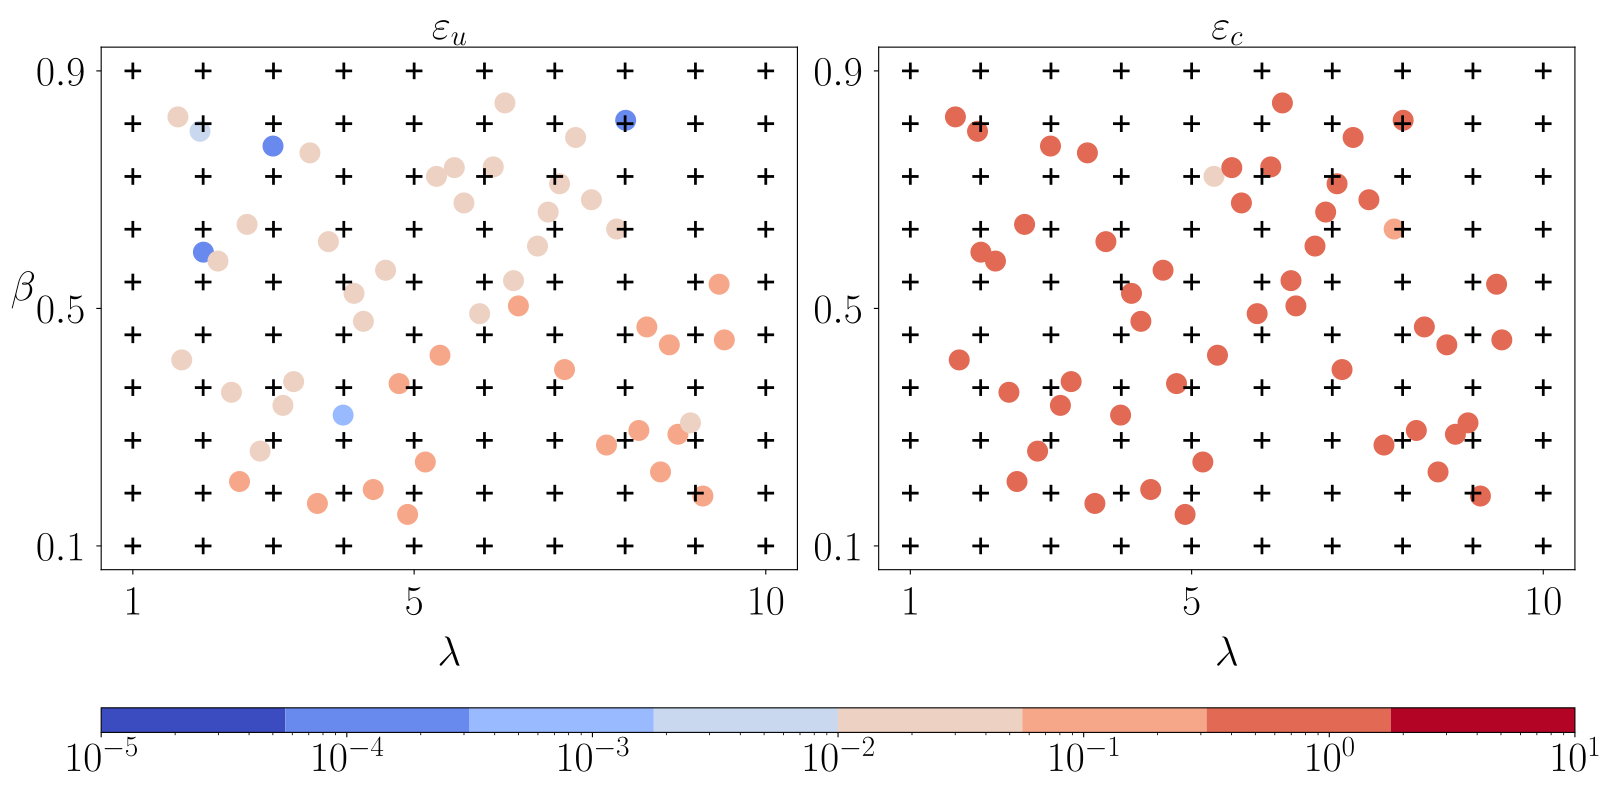

The script that saved this image:
"""Figure 11: time-averaged point-wise relative errors over (lambda, beta).

Reproduces Figure 11 of the extrudate-swell ROM paper (time-dependent case). The
ROM is trained on mu = (lambda, beta, t) using the lambda-beta-time snapshots
(10x10 grid in (lambda, beta) x 5 logarithmically spaced time instances). For
each test parameter the relative l2 error is averaged over the sampled time
instances and scattered over the (lambda, beta) plane, for the velocity field
(eps_u) and the trace of the conformation tensor (eps_c). Plus markers (+) are
the training samples.

The time-averaged errors are cached in pointwise_error_time_2p.txt: if it exists
the whole ROM computation is skipped and the figure is redrawn from it;
otherwise it is computed from scratch and written.

Run: python figures/figure11.py
"""

import sys
from pathlib import Path

import numpy as np
import matplotlib
import matplotlib.pyplot as plt
import matplotlib.colors as mcolors

ROOT = Path(__file__).resolve().parents[1]
sys.path.insert(0, str(ROOT))
from romlab import FOM, POD, OfflinePhase, OnlinePhase  # noqa: E402  (also sets rcParams)

DATA_DIR = ROOT / "data" / "2d" / "lambda-beta-time"
TRAIN_FILES = ["snapshots.txt", "c-trace.txt", "parameters.txt"]  # no mesh_coor2 for this case
TEST_FILES = ["snapshots_test.txt", "c-trace_test.txt", "parameters_test.txt"]
FIELDS = ("velocity", "c-trace")  # no mesh_coor2 for this case
TITLES = {"velocity": r"$\varepsilon_u$", "c-trace": r"$\varepsilon_c$"}
PARAM_COLS = [0, 1, 3]  # (lambda, beta, t); col 2 is the fixed alpha
NLEVELS = 8
PANEL = (8, 6)
CACHE = Path(__file__).resolve().parent / "pointwise_error_time_2p.txt"


def style():
    plt.rcParams.update({
        "font.size": 30, "text.usetex": True, "font.family": "serif",
        "legend.fontsize": 30, "axes.labelsize": 30, "axes.titlesize": 30,
        "xtick.labelsize": 30, "ytick.labelsize": 30, "legend.loc": "best",
        "lines.markersize": 12, "legend.frameon": True, "grid.alpha": 0.3,
    })


def compute_errors():
    """Train the (lambda, beta, t) ROM; return per-(lambda,beta) time-averaged errors."""
    fom = FOM(DATA_DIR, TRAIN_FILES, TEST_FILES, param_cols=PARAM_COLS, fields=FIELDS, seed=42)
    fom.info()
    pod = POD(fom, centering=True, eps=1e-5)
    pod.compute_basis()
    pod.info()
    offline = OfflinePhase(fom, pod, x_scaler="minmax")
    offline.train_rom()
    online = OnlinePhase(fom, pod, offline)
    online.reconstruct_sol()
    online.info()

    # Average each test point's error over its 5 time instances -> one value per (lambda, beta).
    lam_beta = np.round(fom.parameters_test[:, :2], 6)
    uniq, inv = np.unique(lam_beta, axis=0, return_inverse=True)
    avg = {f: np.array([online.errors[f][inv == k].mean() for k in range(len(uniq))])
           for f in FIELDS}
    return uniq[:, 0], uniq[:, 1], avg


def save_cache(lam, bet, avg):
    data = np.column_stack([lam, bet, *(avg[f] for f in FIELDS)])
    np.savetxt(CACHE, data, fmt="%.8e", header="lambda  beta  " + "  ".join(FIELDS))


def load_cache():
    data = np.atleast_2d(np.loadtxt(CACHE))
    return data[:, 0], data[:, 1], {f: data[:, i + 2] for i, f in enumerate(FIELDS)}


def main():
    plt.switch_backend("TkAgg")  # ensure an interactive backend to show the figure
    style()

    if CACHE.exists():
        print(f"Reusing cached errors, skipping computation: {CACHE}")
        lam_te, bet_te, avg = load_cache()
    else:
        lam_te, bet_te, avg = compute_errors()
        save_cache(lam_te, bet_te, avg)
        print(f"Saved errors: {CACHE}")

    # Training (lambda, beta) locations for the + markers (cheap; no ROM needed).
    ptr = np.atleast_2d(np.loadtxt(DATA_DIR / "parameters.txt"))[:, :2]
    tr = np.unique(np.round(ptr, 6), axis=0)

    all_err = np.concatenate([avg[f] for f in FIELDS])
    vmin = 10.0 ** np.floor(np.log10(all_err[all_err > 0].min()))
    vmax = 10.0 ** np.ceil(np.log10(all_err.max()))
    cmap = matplotlib.colormaps.get_cmap("coolwarm").resampled(NLEVELS)
    norm = mcolors.LogNorm(vmin=vmin, vmax=vmax)

    fig, axes = plt.subplots(1, len(FIELDS), figsize=(PANEL[0] * len(FIELDS), PANEL[1] + 2),
                             constrained_layout=True)
    for col, (ax, field) in enumerate(zip(axes, FIELDS)):
        ax.plot(tr[:, 0], tr[:, 1], "+", color="k", markersize=12, markeredgewidth=2.0,
                linestyle="none", zorder=5)
        sc = ax.scatter(lam_te, bet_te, c=np.clip(avg[field], vmin, vmax), s=200,
                        linewidths=1.0, cmap=cmap, norm=norm, zorder=2)
        ax.set_title(TITLES[field])
        ax.set_xlabel(r"$\lambda$", labelpad=10)
        ax.set_xticks([1, 5, 10])
        ax.set_yticks([0.1, 0.5, 0.9])
        ax.tick_params(axis="both", pad=8)
        ax.set_box_aspect(PANEL[1] / PANEL[0])
        if col == 0:
            ax.set_ylabel(r"$\beta$", labelpad=10, rotation=0)

    decades = np.arange(int(np.log10(vmin)), int(np.log10(vmax)) + 1)
    cb = fig.colorbar(sc, ax=axes, location="bottom", ticks=10.0 ** decades, shrink=1.0, aspect=60)
    cb.ax.set_xticklabels([rf"$10^{{{p}}}$" for p in decades])

    plt.savefig(Path(__file__).resolve().parent / "figure11.pdf", bbox_inches="tight")
    plt.show()


if __name__ == "__main__":
    main()
